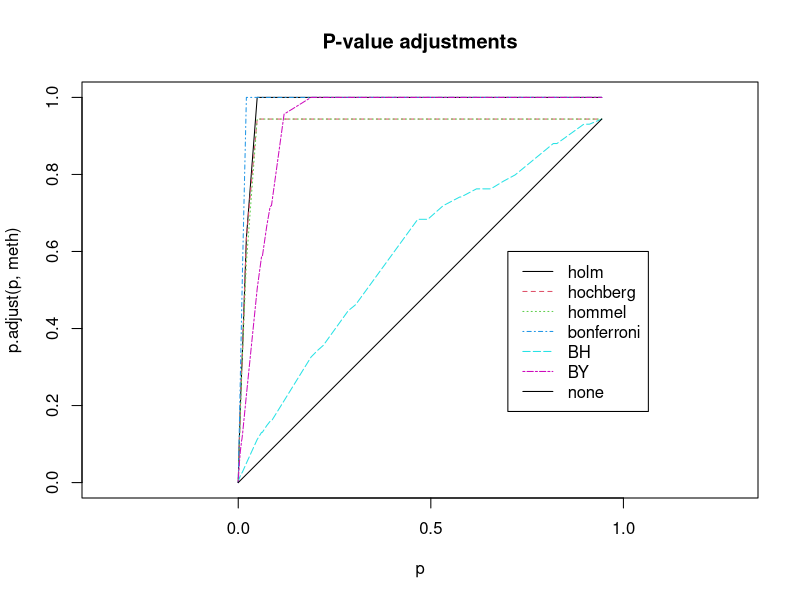

Source code (R):

require(graphics)

set.seed(123)
x <- rnorm(50, mean = c(rep(0, 25), rep(3, 25)))
p <- 2*pnorm(sort(-abs(x)))

round(p, 3)
round(p.adjust(p), 3)
round(p.adjust(p, "BH"), 3)

## or all of them at once (dropping the "fdr" alias):
p.adjust.M <- p.adjust.methods[p.adjust.methods != "fdr"]
p.adj    <- sapply(p.adjust.M, function(meth) p.adjust(p, meth))
p.adj.60 <- sapply(p.adjust.M, function(meth) p.adjust(p, meth, n = 60))
stopifnot(identical(p.adj[,"none"], p), p.adj <= p.adj.60)
round(p.adj, 3)
## or a bit nicer:
noquote(apply(p.adj, 2, format.pval, digits = 3))


## and a graphic:
matplot(p, p.adj, ylab="p.adjust(p, meth)", type = "l", asp = 1, lty = 1:6,
        main = "P-value adjustments")
legend(0.7, 0.6, p.adjust.M, col = 1:6, lty = 1:6)

## Can work with NA's:
pN <- p; iN <- c(46, 47); pN[iN] <- NA
pN.a <- sapply(p.adjust.M, function(meth) p.adjust(pN, meth))
## The smallest 20 P-values all affected by the NA's :
round((pN.a / p.adj)[1:20, ] , 4)
# }
